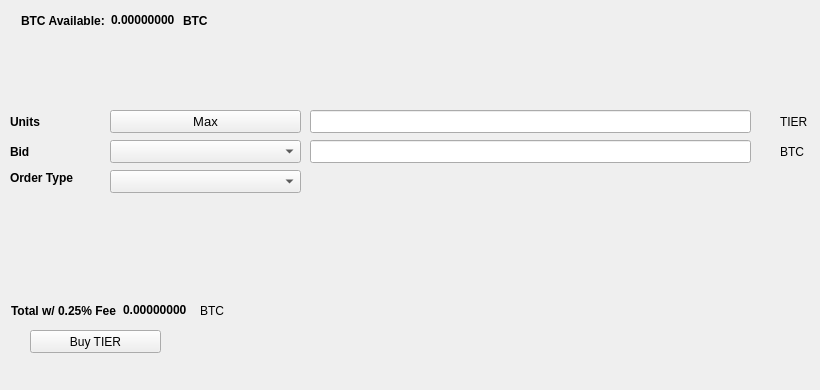
   <widget class="QWidget" name="BuyTab">
    <attribute name="title">
     <string>Buy</string>
    </attribute>
    <widget class="QPushButton" name="BuyTIER">
     <property name="geometry">
      <rect>
       <x>30</x>
       <y>330</y>
       <width>131</width>
       <height>23</height>
      </rect>
     </property>
     <property name="text">
      <string>Buy TIER</string>
     </property>
     <property name="icon">
      <iconset resource="../tiercoin.qrc">
       <normaloff>:/icons/bitcoin</normaloff>:/icons/bitcoin</iconset>
     </property>
    </widget>
    <widget class="QLabel" name="label_3">
     <property name="geometry">
      <rect>
       <x>10</x>
       <y>110</y>
       <width>46</width>
       <height>23</height>
      </rect>
     </property>
     <property name="font">
      <font>
       <weight>75</weight>
       <bold>true</bold>
      </font>
     </property>
     <property name="text">
      <string>Units</string>
     </property>
    </widget>
    <widget class="QLineEdit" name="UnitsInput">
     <property name="geometry">
      <rect>
       <x>310</x>
       <y>110</y>
       <width>441</width>
       <height>23</height>
      </rect>
     </property>
     <property name="font">
      <font>
       <pointsize>9</pointsize>
       <weight>75</weight>
       <bold>true</bold>
      </font>
     </property>
    </widget>
    <widget class="QLineEdit" name="BuyBidPriceEdit">
     <property name="geometry">
      <rect>
       <x>310</x>
       <y>140</y>
       <width>441</width>
       <height>23</height>
      </rect>
     </property>
     <property name="font">
      <font>
       <pointsize>9</pointsize>
       <weight>75</weight>
       <bold>true</bold>
      </font>
     </property>
    </widget>
    <widget class="QLabel" name="label_4">
     <property name="geometry">
      <rect>
       <x>780</x>
       <y>110</y>
       <width>31</width>
       <height>23</height>
      </rect>
     </property>
     <property name="text">
      <string>TIER</string>
     </property>
    </widget>
    <widget class="QLabel" name="label_5">
     <property name="geometry">
      <rect>
       <x>780</x>
       <y>140</y>
       <width>31</width>
       <height>23</height>
      </rect>
     </property>
     <property name="text">
      <string>BTC</string>
     </property>
    </widget>
    <widget class="QLabel" name="label_6">
     <property name="geometry">
      <rect>
       <x>10</x>
       <y>140</y>
       <width>46</width>
       <height>23</height>
      </rect>
     </property>
     <property name="font">
      <font>
       <weight>75</weight>
       <bold>true</bold>
      </font>
     </property>
     <property name="text">
      <string>Bid</string>
     </property>
    </widget>
    <widget class="QLabel" name="label_7">
     <property name="geometry">
      <rect>
       <x>10</x>
       <y>170</y>
       <width>91</width>
       <height>16</height>
      </rect>
     </property>
     <property name="font">
      <font>
       <weight>75</weight>
       <bold>true</bold>
      </font>
     </property>
     <property name="text">
      <string>Order Type</string>
     </property>
    </widget>
    <widget class="QPushButton" name="Buy_Max_Amount">
     <property name="geometry">
      <rect>
       <x>110</x>
       <y>110</y>
       <width>191</width>
       <height>23</height>
      </rect>
     </property>
     <property name="font">
      <font>
       <pointsize>10</pointsize>
      </font>
     </property>
     <property name="text">
      <string>Max</string>
     </property>
    </widget>
    <widget class="QComboBox" name="BuyBidcomboBox">
     <property name="geometry">
      <rect>
       <x>110</x>
       <y>140</y>
       <width>191</width>
       <height>23</height>
      </rect>
     </property>
     <property name="font">
      <font>
       <pointsize>10</pointsize>
      </font>
     </property>
    </widget>
    <widget class="QComboBox" name="buyOrdertypeCombo">
     <property name="geometry">
      <rect>
       <x>110</x>
       <y>170</y>
       <width>191</width>
       <height>23</height>
      </rect>
     </property>
     <property name="font">
      <font>
       <pointsize>10</pointsize>
      </font>
     </property>
    </widget>
    <widget class="QWidget" name="layoutWidget1">
     <property name="geometry">
      <rect>
       <x>21</x>
       <y>11</y>
       <width>227</width>
       <height>19</height>
      </rect>
     </property>
     <layout class="QHBoxLayout" name="horizontalLayout_3">
      <item>
       <widget class="QLabel" name="label232">
        <property name="font">
         <font>
          <weight>75</weight>
          <bold>true</bold>
         </font>
        </property>
        <property name="text">
         <string>BTC Available:</string>
        </property>
       </widget>
      </item>
      <item>
       <widget class="QLabel" name="BtcAvailableLbl">
        <property name="palette">
         <palette>
          <active>
           <colorrole role="WindowText">
            <brush brushstyle="SolidPattern">
             <color alpha="255">
              <red>0</red>
              <green>0</green>
              <blue>0</blue>
             </color>
            </brush>
           </colorrole>
           <colorrole role="Button">
            <brush brushstyle="SolidPattern">
             <color alpha="255">
              <red>0</red>
              <green>170</green>
              <blue>0</blue>
             </color>
            </brush>
           </colorrole>
           <colorrole role="Light">
            <brush brushstyle="SolidPattern">
             <color alpha="255">
              <red>0</red>
              <green>255</green>
              <blue>0</blue>
             </color>
            </brush>
           </colorrole>
           <colorrole role="Midlight">
            <brush brushstyle="SolidPattern">
             <color alpha="255">
              <red>0</red>
              <green>212</green>
              <blue>0</blue>
             </color>
            </brush>
           </colorrole>
           <colorrole role="Dark">
            <brush brushstyle="SolidPattern">
             <color alpha="255">
              <red>0</red>
              <green>85</green>
              <blue>0</blue>
             </color>
            </brush>
           </colorrole>
           <colorrole role="Mid">
            <brush brushstyle="SolidPattern">
             <color alpha="255">
              <red>0</red>
              <green>113</green>
              <blue>0</blue>
             </color>
            </brush>
           </colorrole>
           <colorrole role="Text">
            <brush brushstyle="SolidPattern">
             <color alpha="255">
              <red>0</red>
              <green>170</green>
              <blue>0</blue>
             </color>
            </brush>
           </colorrole>
           <colorrole role="BrightText">
            <brush brushstyle="SolidPattern">
             <color alpha="255">
              <red>255</red>
              <green>255</green>
              <blue>255</blue>
             </color>
            </brush>
           </colorrole>
           <colorrole role="ButtonText">
            <brush brushstyle="SolidPattern">
             <color alpha="255">
              <red>0</red>
              <green>0</green>
              <blue>0</blue>
             </color>
            </brush>
           </colorrole>
           <colorrole role="Base">
            <brush brushstyle="SolidPattern">
             <color alpha="255">
              <red>255</red>
              <green>255</green>
              <blue>255</blue>
             </color>
            </brush>
           </colorrole>
           <colorrole role="Window">
            <brush brushstyle="SolidPattern">
             <color alpha="255">
              <red>0</red>
              <green>170</green>
              <blue>0</blue>
             </color>
            </brush>
           </colorrole>
           <colorrole role="Shadow">
            <brush brushstyle="SolidPattern">
             <color alpha="255">
              <red>0</red>
              <green>0</green>
              <blue>0</blue>
             </color>
            </brush>
           </colorrole>
           <colorrole role="AlternateBase">
            <brush brushstyle="SolidPattern">
             <color alpha="255">
              <red>127</red>
              <green>212</green>
              <blue>127</blue>
             </color>
            </brush>
           </colorrole>
           <colorrole role="ToolTipBase">
            <brush brushstyle="SolidPattern">
             <color alpha="255">
              <red>255</red>
              <green>255</green>
              <blue>220</blue>
             </color>
            </brush>
           </colorrole>
           <colorrole role="ToolTipText">
            <brush brushstyle="SolidPattern">
             <color alpha="255">
              <red>0</red>
              <green>0</green>
              <blue>0</blue>
             </color>
            </brush>
           </colorrole>
          </active>
          <inactive>
           <colorrole role="WindowText">
            <brush brushstyle="SolidPattern">
             <color alpha="255">
              <red>0</red>
              <green>0</green>
              <blue>0</blue>
             </color>
            </brush>
           </colorrole>
           <colorrole role="Button">
            <brush brushstyle="SolidPattern">
             <color alpha="255">
              <red>0</red>
              <green>170</green>
              <blue>0</blue>
             </color>
            </brush>
           </colorrole>
           <colorrole role="Light">
            <brush brushstyle="SolidPattern">
             <color alpha="255">
              <red>0</red>
              <green>255</green>
              <blue>0</blue>
             </color>
            </brush>
           </colorrole>
           <colorrole role="Midlight">
            <brush brushstyle="SolidPattern">
             <color alpha="255">
              <red>0</red>
              <green>212</green>
              <blue>0</blue>
             </color>
            </brush>
           </colorrole>
           <colorrole role="Dark">
            <brush brushstyle="SolidPattern">
             <color alpha="255">
              <red>0</red>
              <green>85</green>
              <blue>0</blue>
             </color>
            </brush>
           </colorrole>
           <colorrole role="Mid">
            <brush brushstyle="SolidPattern">
             <color alpha="255">
              <red>0</red>
              <green>113</green>
              <blue>0</blue>
             </color>
            </brush>
           </colorrole>
           <colorrole role="Text">
            <brush brushstyle="SolidPattern">
             <color alpha="255">
              <red>0</red>
              <green>170</green>
              <blue>0</blue>
             </color>
            </brush>
           </colorrole>
           <colorrole role="BrightText">
            <brush brushstyle="SolidPattern">
             <color alpha="255">
              <red>255</red>
              <green>255</green>
              <blue>255</blue>
             </color>
            </brush>
           </colorrole>
           <colorrole role="ButtonText">
            <brush brushstyle="SolidPattern">
             <color alpha="255">
              <red>0</red>
              <green>0</green>
              <blue>0</blue>
             </color>
            </brush>
           </colorrole>
           <colorrole role="Base">
            <brush brushstyle="SolidPattern">
             <color alpha="255">
              <red>255</red>
              <green>255</green>
              <blue>255</blue>
             </color>
            </brush>
           </colorrole>
           <colorrole role="Window">
            <brush brushstyle="SolidPattern">
             <color alpha="255">
              <red>0</red>
              <green>170</green>
              <blue>0</blue>
             </color>
            </brush>
           </colorrole>
           <colorrole role="Shadow">
            <brush brushstyle="SolidPattern">
             <color alpha="255">
              <red>0</red>
              <green>0</green>
              <blue>0</blue>
             </color>
            </brush>
           </colorrole>
           <colorrole role="AlternateBase">
            <brush brushstyle="SolidPattern">
             <color alpha="255">
              <red>127</red>
              <green>212</green>
              <blue>127</blue>
             </color>
            </brush>
           </colorrole>
           <colorrole role="ToolTipBase">
            <brush brushstyle="SolidPattern">
             <color alpha="255">
              <red>255</red>
              <green>255</green>
              <blue>220</blue>
             </color>
            </brush>
           </colorrole>
           <colorrole role="ToolTipText">
            <brush brushstyle="SolidPattern">
             <color alpha="255">
              <red>0</red>
              <green>0</green>
              <blue>0</blue>
             </color>
            </brush>
           </colorrole>
          </inactive>
          <disabled>
           <colorrole role="WindowText">
            <brush brushstyle="SolidPattern">
             <color alpha="255">
              <red>0</red>
              <green>85</green>
              <blue>0</blue>
             </color>
            </brush>
           </colorrole>
           <colorrole role="Button">
            <brush brushstyle="SolidPattern">
             <color alpha="255">
              <red>0</red>
              <green>170</green>
              <blue>0</blue>
             </color>
            </brush>
           </colorrole>
           <colorrole role="Light">
            <brush brushstyle="SolidPattern">
             <color alpha="255">
              <red>0</red>
              <green>255</green>
              <blue>0</blue>
             </color>
            </brush>
           </colorrole>
           <colorrole role="Midlight">
            <brush brushstyle="SolidPattern">
             <color alpha="255">
              <red>0</red>
              <green>212</green>
              <blue>0</blue>
             </color>
            </brush>
           </colorrole>
           <colorrole role="Dark">
            <brush brushstyle="SolidPattern">
             <color alpha="255">
              <red>0</red>
              <green>85</green>
              <blue>0</blue>
             </color>
            </brush>
           </colorrole>
           <colorrole role="Mid">
            <brush brushstyle="SolidPattern">
             <color alpha="255">
              <red>0</red>
              <green>113</green>
              <blue>0</blue>
             </color>
            </brush>
           </colorrole>
           <colorrole role="Text">
            <brush brushstyle="SolidPattern">
             <color alpha="255">
              <red>0</red>
              <green>85</green>
              <blue>0</blue>
             </color>
            </brush>
           </colorrole>
           <colorrole role="BrightText">
            <brush brushstyle="SolidPattern">
             <color alpha="255">
              <red>255</red>
              <green>255</green>
              <blue>255</blue>
             </color>
            </brush>
           </colorrole>
           <colorrole role="ButtonText">
            <brush brushstyle="SolidPattern">
             <color alpha="255">
              <red>0</red>
              <green>85</green>
              <blue>0</blue>
             </color>
            </brush>
           </colorrole>
           <colorrole role="Base">
            <brush brushstyle="SolidPattern">
             <color alpha="255">
              <red>0</red>
              <green>170</green>
              <blue>0</blue>
             </color>
            </brush>
           </colorrole>
           <colorrole role="Window">
            <brush brushstyle="SolidPattern">
             <color alpha="255">
              <red>0</red>
              <green>170</green>
              <blue>0</blue>
             </color>
            </brush>
           </colorrole>
           <colorrole role="Shadow">
            <brush brushstyle="SolidPattern">
             <color alpha="255">
              <red>0</red>
              <green>0</green>
              <blue>0</blue>
             </color>
            </brush>
           </colorrole>
           <colorrole role="AlternateBase">
            <brush brushstyle="SolidPattern">
             <color alpha="255">
              <red>0</red>
              <green>170</green>
              <blue>0</blue>
             </color>
            </brush>
           </colorrole>
           <colorrole role="ToolTipBase">
            <brush brushstyle="SolidPattern">
             <color alpha="255">
              <red>255</red>
              <green>255</green>
              <blue>220</blue>
             </color>
            </brush>
           </colorrole>
           <colorrole role="ToolTipText">
            <brush brushstyle="SolidPattern">
             <color alpha="255">
              <red>0</red>
              <green>0</green>
              <blue>0</blue>
             </color>
            </brush>
           </colorrole>
          </disabled>
         </palette>
        </property>
        <property name="font">
         <font>
          <weight>75</weight>
          <bold>true</bold>
         </font>
        </property>
        <property name="text">
         <string>0.00000000</string>
        </property>
        <property name="textInteractionFlags">
         <set>Qt::LinksAccessibleByMouse|Qt::TextSelectableByKeyboard|Qt::TextSelectableByMouse</set>
        </property>
       </widget>
      </item>
      <item>
       <widget class="QLabel" name="BtcAvailableLbl_2">
        <property name="font">
         <font>
          <weight>75</weight>
          <bold>true</bold>
         </font>
        </property>
        <property name="text">
         <string>BTC</string>
        </property>
       </widget>
      </item>
     </layout>
    </widget>
    <widget class="QWidget" name="layoutWidge2">
     <property name="geometry">
      <rect>
       <x>11</x>
       <y>301</y>
       <width>259</width>
       <height>19</height>
      </rect>
     </property>
     <layout class="QHBoxLayout" name="horizontalLayout_4">
      <item>
       <widget class="QLabel" name="label_9">
        <property name="font">
         <font>
          <weight>75</weight>
          <bold>true</bold>
         </font>
        </property>
        <property name="text">
         <string>Total w/ 0.25% Fee</string>
        </property>
       </widget>
      </item>
      <item>
       <widget class="QLabel" name="BuyCostLabel">
        <property name="palette">
         <palette>
          <active>
           <colorrole role="WindowText">
            <brush brushstyle="SolidPattern">
             <color alpha="255">
              <red>0</red>
              <green>0</green>
              <blue>0</blue>
             </color>
            </brush>
           </colorrole>
           <colorrole role="Button">
            <brush brushstyle="SolidPattern">
             <color alpha="255">
              <red>0</red>
              <green>170</green>
              <blue>0</blue>
             </color>
            </brush>
           </colorrole>
           <colorrole role="Light">
            <brush brushstyle="SolidPattern">
             <color alpha="255">
              <red>0</red>
              <green>255</green>
              <blue>0</blue>
             </color>
            </brush>
           </colorrole>
           <colorrole role="Midlight">
            <brush brushstyle="SolidPattern">
             <color alpha="255">
              <red>0</red>
              <green>212</green>
              <blue>0</blue>
             </color>
            </brush>
           </colorrole>
           <colorrole role="Dark">
            <brush brushstyle="SolidPattern">
             <color alpha="255">
              <red>0</red>
              <green>85</green>
              <blue>0</blue>
             </color>
            </brush>
           </colorrole>
           <colorrole role="Mid">
            <brush brushstyle="SolidPattern">
             <color alpha="255">
              <red>0</red>
              <green>113</green>
              <blue>0</blue>
             </color>
            </brush>
           </colorrole>
           <colorrole role="Text">
            <brush brushstyle="SolidPattern">
             <color alpha="255">
              <red>0</red>
              <green>170</green>
              <blue>0</blue>
             </color>
            </brush>
           </colorrole>
           <colorrole role="BrightText">
            <brush brushstyle="SolidPattern">
             <color alpha="255">
              <red>255</red>
              <green>255</green>
              <blue>255</blue>
             </color>
            </brush>
           </colorrole>
           <colorrole role="ButtonText">
            <brush brushstyle="SolidPattern">
             <color alpha="255">
              <red>0</red>
              <green>0</green>
              <blue>0</blue>
             </color>
            </brush>
           </colorrole>
           <colorrole role="Base">
            <brush brushstyle="SolidPattern">
             <color alpha="255">
              <red>255</red>
              <green>255</green>
              <blue>255</blue>
             </color>
            </brush>
           </colorrole>
           <colorrole role="Window">
            <brush brushstyle="SolidPattern">
             <color alpha="255">
              <red>0</red>
              <green>170</green>
              <blue>0</blue>
             </color>
            </brush>
           </colorrole>
           <colorrole role="Shadow">
            <brush brushstyle="SolidPattern">
             <color alpha="255">
              <red>0</red>
              <green>0</green>
              <blue>0</blue>
             </color>
            </brush>
           </colorrole>
           <colorrole role="AlternateBase">
            <brush brushstyle="SolidPattern">
             <color alpha="255">
              <red>127</red>
              <green>212</green>
              <blue>127</blue>
             </color>
            </brush>
           </colorrole>
           <colorrole role="ToolTipBase">
            <brush brushstyle="SolidPattern">
             <color alpha="255">
              <red>255</red>
              <green>255</green>
              <blue>220</blue>
             </color>
            </brush>
           </colorrole>
           <colorrole role="ToolTipText">
            <brush brushstyle="SolidPattern">
             <color alpha="255">
              <red>0</red>
              <green>0</green>
              <blue>0</blue>
             </color>
            </brush>
           </colorrole>
          </active>
          <inactive>
           <colorrole role="WindowText">
            <brush brushstyle="SolidPattern">
             <color alpha="255">
              <red>0</red>
              <green>0</green>
              <blue>0</blue>
             </color>
            </brush>
           </colorrole>
           <colorrole role="Button">
            <brush brushstyle="SolidPattern">
             <color alpha="255">
              <red>0</red>
              <green>170</green>
              <blue>0</blue>
             </color>
            </brush>
           </colorrole>
           <colorrole role="Light">
            <brush brushstyle="SolidPattern">
             <color alpha="255">
              <red>0</red>
              <green>255</green>
              <blue>0</blue>
             </color>
            </brush>
           </colorrole>
           <colorrole role="Midlight">
            <brush brushstyle="SolidPattern">
             <color alpha="255">
              <red>0</red>
              <green>212</green>
              <blue>0</blue>
             </color>
            </brush>
           </colorrole>
           <colorrole role="Dark">
            <brush brushstyle="SolidPattern">
             <color alpha="255">
              <red>0</red>
              <green>85</green>
              <blue>0</blue>
             </color>
            </brush>
           </colorrole>
           <colorrole role="Mid">
            <brush brushstyle="SolidPattern">
             <color alpha="255">
              <red>0</red>
              <green>113</green>
              <blue>0</blue>
             </color>
            </brush>
           </colorrole>
           <colorrole role="Text">
            <brush brushstyle="SolidPattern">
             <color alpha="255">
              <red>0</red>
              <green>170</green>
              <blue>0</blue>
             </color>
            </brush>
           </colorrole>
           <colorrole role="BrightText">
            <brush brushstyle="SolidPattern">
             <color alpha="255">
              <red>255</red>
              <green>255</green>
              <blue>255</blue>
             </color>
            </brush>
           </colorrole>
           <colorrole role="ButtonText">
            <brush brushstyle="SolidPattern">
             <color alpha="255">
              <red>0</red>
              <green>0</green>
              <blue>0</blue>
             </color>
            </brush>
           </colorrole>
           <colorrole role="Base">
            <brush brushstyle="SolidPattern">
             <color alpha="255">
              <red>255</red>
              <green>255</green>
              <blue>255</blue>
             </color>
            </brush>
           </colorrole>
           <colorrole role="Window">
            <brush brushstyle="SolidPattern">
             <color alpha="255">
              <red>0</red>
              <green>170</green>
              <blue>0</blue>
             </color>
            </brush>
           </colorrole>
           <colorrole role="Shadow">
            <brush brushstyle="SolidPattern">
             <color alpha="255">
              <red>0</red>
              <green>0</green>
              <blue>0</blue>
             </color>
            </brush>
           </colorrole>
           <colorrole role="AlternateBase">
            <brush brushstyle="SolidPattern">
             <color alpha="255">
              <red>127</red>
              <green>212</green>
              <blue>127</blue>
             </color>
            </brush>
           </colorrole>
           <colorrole role="ToolTipBase">
            <brush brushstyle="SolidPattern">
             <color alpha="255">
              <red>255</red>
              <green>255</green>
              <blue>220</blue>
             </color>
            </brush>
           </colorrole>
           <colorrole role="ToolTipText">
            <brush brushstyle="SolidPattern">
             <color alpha="255">
              <red>0</red>
              <green>0</green>
              <blue>0</blue>
             </color>
            </brush>
           </colorrole>
          </inactive>
          <disabled>
           <colorrole role="WindowText">
            <brush brushstyle="SolidPattern">
             <color alpha="255">
              <red>0</red>
              <green>85</green>
              <blue>0</blue>
             </color>
            </brush>
           </colorrole>
           <colorrole role="Button">
            <brush brushstyle="SolidPattern">
             <color alpha="255">
              <red>0</red>
              <green>170</green>
              <blue>0</blue>
             </color>
            </brush>
           </colorrole>
           <colorrole role="Light">
            <brush brushstyle="SolidPattern">
             <color alpha="255">
              <red>0</red>
              <green>255</green>
              <blue>0</blue>
             </color>
            </brush>
           </colorrole>
           <colorrole role="Midlight">
            <brush brushstyle="SolidPattern">
             <color alpha="255">
              <red>0</red>
              <green>212</green>
              <blue>0</blue>
             </color>
            </brush>
           </colorrole>
           <colorrole role="Dark">
            <brush brushstyle="SolidPattern">
             <color alpha="255">
              <red>0</red>
              <green>85</green>
              <blue>0</blue>
             </color>
            </brush>
           </colorrole>
           <colorrole role="Mid">
            <brush brushstyle="SolidPattern">
             <color alpha="255">
              <red>0</red>
              <green>113</green>
              <blue>0</blue>
             </color>
            </brush>
           </colorrole>
           <colorrole role="Text">
            <brush brushstyle="SolidPattern">
             <color alpha="255">
              <red>0</red>
              <green>85</green>
              <blue>0</blue>
             </color>
            </brush>
           </colorrole>
           <colorrole role="BrightText">
            <brush brushstyle="SolidPattern">
             <color alpha="255">
              <red>255</red>
              <green>255</green>
              <blue>255</blue>
             </color>
            </brush>
           </colorrole>
           <colorrole role="ButtonText">
            <brush brushstyle="SolidPattern">
             <color alpha="255">
              <red>0</red>
              <green>85</green>
              <blue>0</blue>
             </color>
            </brush>
           </colorrole>
           <colorrole role="Base">
            <brush brushstyle="SolidPattern">
             <color alpha="255">
              <red>0</red>
              <green>170</green>
              <blue>0</blue>
             </color>
            </brush>
           </colorrole>
           <colorrole role="Window">
            <brush brushstyle="SolidPattern">
             <color alpha="255">
              <red>0</red>
              <green>170</green>
              <blue>0</blue>
             </color>
            </brush>
           </colorrole>
           <colorrole role="Shadow">
            <brush brushstyle="SolidPattern">
             <color alpha="255">
              <red>0</red>
              <green>0</green>
              <blue>0</blue>
             </color>
            </brush>
           </colorrole>
           <colorrole role="AlternateBase">
            <brush brushstyle="SolidPattern">
             <color alpha="255">
              <red>0</red>
              <green>170</green>
              <blue>0</blue>
             </color>
            </brush>
           </colorrole>
           <colorrole role="ToolTipBase">
            <brush brushstyle="SolidPattern">
             <color alpha="255">
              <red>255</red>
              <green>255</green>
              <blue>220</blue>
             </color>
            </brush>
           </colorrole>
           <colorrole role="ToolTipText">
            <brush brushstyle="SolidPattern">
             <color alpha="255">
              <red>0</red>
              <green>0</green>
              <blue>0</blue>
             </color>
            </brush>
           </colorrole>
          </disabled>
         </palette>
        </property>
        <property name="font">
         <font>
          <weight>75</weight>
          <bold>true</bold>
         </font>
        </property>
        <property name="autoFillBackground">
         <bool>false</bool>
        </property>
        <property name="text">
         <string>0.00000000</string>
        </property>
        <property name="textInteractionFlags">
         <set>Qt::LinksAccessibleByMouse|Qt::TextSelectableByMouse</set>
        </property>
       </widget>
      </item>
      <item>
       <widget class="QLabel" name="label_10">
        <property name="font">
         <font>
          <weight>50</weight>
          <bold>false</bold>
         </font>
        </property>
        <property name="text">
         <string>BTC</string>
        </property>
       </widget>
      </item>
     </layout>
    </widget>
    <widget class="QLabel" name="label_24">
     <property name="geometry">
      <rect>
       <x>460</x>
       <y>300</y>
       <width>281</width>
       <height>81</height>
      </rect>
     </property>
     <property name="text">
      <string/>
     </property>
     <property name="pixmap">
      <pixmap>:/images/bittrex</pixmap>
     </property>
    </widget>
   </widget>
